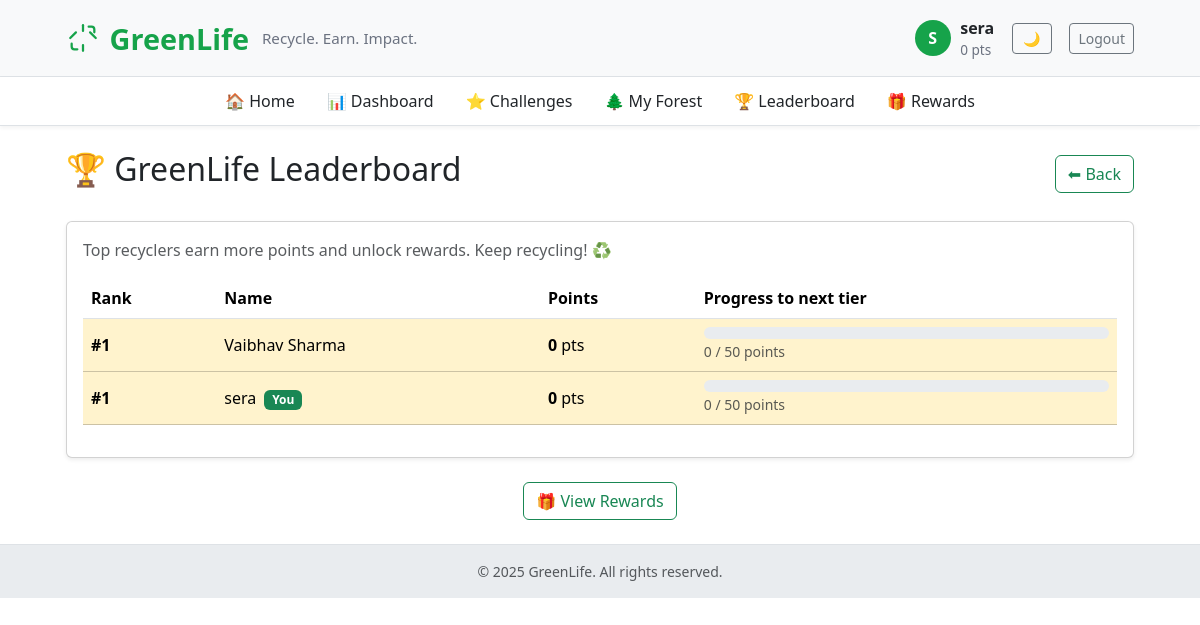
The page /leaderboard (signed in) on the database its author committed.
### app.py (models this page shows, shortened)
class User(UserMixin, db.Model):
    id = db.Column(db.Integer, primary_key=True)
    name = db.Column(db.String(120), unique=True, nullable=False)
    email = db.Column(db.String(150), unique=True, nullable=True)
    phone = db.Column(db.String(20), nullable=True)
    password_hash = db.Column(db.String(200), nullable=True)
    points = db.Column(db.Integer, default=0)
    address = db.Column(db.String(300), nullable=True)
    tree_level = db.Column(db.Integer, default=0)

### app.py (the view)
@app.route("/leaderboard")
@login_required
def leaderboard():
    users = User.query.order_by(User.points.desc()).limit(20).all()
    return render_template("leaderboard.html", users=[(u.name, u.points or 0) for u in users])

### app.py (called while the page is built)
@app.context_processor
def inject_now():
    return {'now': datetime.utcnow}

@login_manager.user_loader
def load_user(user_id):
    u = db.session.get(User, int(user_id))
    if u:
        return u
    return db.session.get(Rider, int(user_id))

### templates/leaderboard.html (shortened to what this page needs)
{% extends "base.html" %}
{% block content %}
<div class="d-flex justify-content-between align-items-center mb-4">
  <h2>🏆 GreenLife Leaderboard</h2>
  <a href="{{ url_for('index') }}" class="btn btn-outline-success">⬅ Back</a>
</div>
<div class="card shadow-sm">
  <div class="card-body">
    <p class="text-muted mb-3">
      Top recyclers earn more points and unlock rewards. Keep recycling! ♻️
    </p>
    <div class="table-responsive">
      <table class="table align-middle">
        <thead>
          <tr>
            <th>Rank</th>
            <th>Name</th>
            <th>Points</th>
            <th>Progress to next tier</th>
          </tr>
        </thead>
        <tbody>
          {% set rank = 0 %}
          {% for user in users %}
            {% set rank = rank + 1 %}
            {% set name = user[0] %}
            {% set pts = user[1] %}
            {% set next_tier = (50 if pts < 50 else (100 if pts < 100 else (200 if pts < 200 else 500))) %}
            {% set progress = (pts / next_tier * 100) if next_tier else 100 %}
            <tr class="{% if rank == 1 %}table-warning{% elif rank == 2 %}table-secondary{% elif rank == 3 %}table-danger{% endif %}">
              <td><strong>#{{ rank }}</strong></td>
              <td>{{ name }} {% if current_user.name == name %}<span class="badge bg-success ms-1">You</span>{% endif %}</td>
              <td><strong>{{ pts }}</strong> pts</td>
              <td>
                <div class="progress" style="height:12px;">
                </div>
                <small class="text-muted">{{ pts }} / {{ next_tier }} points</small>
              </td>
            </tr>
          {% endfor %}
        </tbody>
      </table>
    </div>
  </div>
</div>
<div class="text-center mt-4">
  <a href="{{ url_for('rewards') }}" class="btn btn-outline-success">🎁 View Rewards</a>
</div>
{% endblock %}

### templates/base.html (shortened to what this page needs)
<!doctype html>
<html lang="en">
<head>
  <link href="https://cdn.jsdelivr.net/npm/bootstrap@5.3.2/dist/css/bootstrap.min.css" rel="stylesheet">
</head>
<body>
  <header class="brand-bar">
    <div class="container-narrow d-flex justify-content-between align-items-center">
      <div class="d-flex align-items-center">
        <a href="{{ url_for('index') }}" class="brand-title text-decoration-none">
          <span>GreenLife</span>
          <small class="brand-sub d-none d-md-inline">Recycle. Earn. Impact.</small>
        </a>
      </div>
      <nav>
        {% if current_user.is_authenticated %}
        <div class="user-bubble">
          <div class="avatar">{{ current_user.name[0]|upper }}</div>
          <div class="d-none d-md-block">
            <div style="font-weight:700">{{ current_user.name }}</div>
            {% if current_user.points is defined %}
              <div style="font-size:.85rem; color:#6b7280">{{ current_user.points or 0 }} pts</div>
            {% else %}
              <div style="font-size:.85rem; color:#6b7280">Rider Account</div>
            {% endif %}
          </div>
          <button id="theme-toggle" class="btn btn-outline-secondary btn-sm ms-2" style="width: 40px;"></button>
          <a href="{{ url_for('logout') }}" class="btn btn-outline-secondary btn-sm ms-2">Logout</a>
        </div>
        {% else %}
        <div>
          <button id="theme-toggle" class="btn btn-outline-secondary btn-sm me-2" style="width: 40px;"></button>
          <a href="{{ url_for('login') }}" class="btn btn-primary btn-sm">Login</a>
          <a href="{{ url_for('signup') }}" class="btn btn-outline-success btn-sm ms-2">Sign up</a>
        </div>
        {% endif %}
      </nav>
    </div>
  </header>
  {% if current_user.is_authenticated and current_user.points is defined %}
  <nav class="sub-nav sticky-top">
    <div class="container-narrow d-flex justify-content-center">
      <ul class="nav">
        <li class="nav-item"><a class="nav-link" href="{{ url_for('index') }}">🏠 Home</a></li>
        <li class="nav-item"><a class="nav-link" href="{{ url_for('dashboard') }}">📊 Dashboard</a></li>
        <li class="nav-item"><a class="nav-link" href="{{ url_for('challenges') }}">⭐ Challenges</a></li>
        <li class="nav-item"><a class="nav-link" href="{{ url_for('forest') }}">🌲 My Forest</a></li>
        <li class="nav-item"><a class="nav-link" href="{{ url_for('leaderboard') }}">🏆 Leaderboard</a></li>
        <li class="nav-item"><a class="nav-link" href="{{ url_for('rewards') }}">🎁 Rewards</a></li>
      </ul>
    </div>
  </nav>
  {% endif %}
  <main class="py-4">
    <div class="container container-narrow">
      {% block content %}{% endblock %}
    </div>
  </main>
  <footer class="text-center py-3 small text-muted">
    © {{ now().year }} GreenLife. All rights reserved.
  </footer>
</body>
</html>

### templates/base.html (style rules this page uses)
:root { --eco-green: #16a34a; --eco-dark: #0f5132; --eco-light: #f0fdf4; }
body { background-color: var(--bs-body-bg); min-height: 100vh; font-family: 'Segoe UI', system-ui, sans-serif; }
.brand-bar { background-color: var(--bs-tertiary-bg); border-bottom: 1px solid var(--bs-border-color); padding: 16px 0; }
.brand-title { color: var(--eco-green); font-weight: 800; font-size: 1.8rem; display: inline-flex; align-items: center; gap: .6rem; }
.brand-sub { color: #6b7280; font-weight: 500; font-size: .95rem; margin-left: .2rem; }
.user-bubble { display: flex; align-items: center; gap: .6rem; }
.avatar { width: 36px; height: 36px; border-radius: 50%; background: var(--eco-green); color: white; display: inline-flex; align-items: center; justify-content: center; font-weight: 700; }
.container-narrow { max-width: 1100px; margin: 0 auto; padding: 0 1rem; }
footer { background-color: var(--bs-secondary-bg); border-top: 1px solid var(--bs-border-color); }
.sub-nav { background-color: var(--bs-body-bg); border-bottom: 1px solid var(--bs-border-color); box-shadow: 0 2px 4px rgba(0,0,0,0.05); }
.sub-nav .nav-link { color: var(--bs-body-color); font-weight: 500; padding: .75rem 1rem; }

### rows shown on the page
User: name "S", name "sera", points "0", tree_level "1", shows "You", next_tier "50"
User: rank "1", name "Vaibhav Sharma", points "0", next_tier "50"
